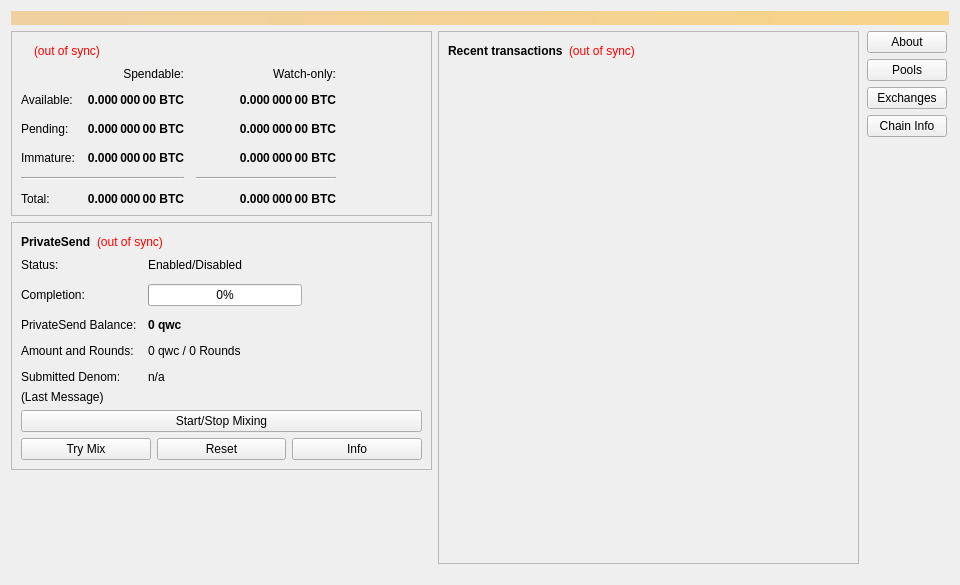
<?xml version="1.0" encoding="UTF-8"?>
<ui version="4.0">
 <class>OverviewPage</class>
 <widget class="QWidget" name="OverviewPage">
  <property name="geometry">
   <rect>
    <x>0</x>
    <y>0</y>
    <width>960</width>
    <height>585</height>
   </rect>
  </property>
  <property name="minimumSize">
   <size>
    <width>960</width>
    <height>0</height>
   </size>
  </property>
  <property name="windowTitle">
   <string>Form</string>
  </property>
  <layout class="QVBoxLayout" name="topLayout">
   <item>
    <widget class="QLabel" name="labelAlerts">
     <property name="visible">
      <bool>false</bool>
     </property>
     <property name="styleSheet">
      <string notr="true">QLabel { background-color: qlineargradient(x1: 0, y1: 0, x2: 1, y2: 0, stop:0 #F0D0A0, stop:1 #F8D488); color:#000000; }</string>
     </property>
     <property name="wordWrap">
      <bool>true</bool>
     </property>
     <property name="margin">
      <number>3</number>
     </property>
     <property name="textInteractionFlags">
      <set>Qt::TextSelectableByMouse</set>
     </property>
    </widget>
   </item>
   <item>
    <layout class="QHBoxLayout" name="horizontalLayout" stretch="1,1,0">
     <item>
      <layout class="QVBoxLayout" name="verticalLayout_2">
       <item>
        <widget class="QFrame" name="frame">
         <property name="frameShape">
          <enum>QFrame::StyledPanel</enum>
         </property>
         <property name="frameShadow">
          <enum>QFrame::Raised</enum>
         </property>
         <layout class="QVBoxLayout" name="verticalLayout_4">
          <item>
           <layout class="QHBoxLayout" name="horizontalLayout_4">
            <item>
             <widget class="QLabel" name="label_5">
              <property name="font">
               <font>
                <weight>75</weight>
                <bold>true</bold>
               </font>
              </property>
              <property name="text">
               <string/>
              </property>
             </widget>
            </item>
            <item>
             <widget class="QLabel" name="labelWalletStatus">
              <property name="toolTip">
               <string>The displayed information may be out of date. Your wallet automatically synchronizes with the qwc network after a connection is established, but this process has not completed yet.</string>
              </property>
              <property name="styleSheet">
               <string notr="true">QLabel { color: red; }</string>
              </property>
              <property name="text">
               <string notr="true">(out of sync)</string>
              </property>
              <property name="alignment">
               <set>Qt::AlignLeading|Qt::AlignLeft|Qt::AlignVCenter</set>
              </property>
             </widget>
            </item>
            <item>
             <spacer name="horizontalSpacer_3">
              <property name="orientation">
               <enum>Qt::Horizontal</enum>
              </property>
              <property name="sizeHint" stdset="0">
               <size>
                <width>40</width>
                <height>20</height>
               </size>
              </property>
             </spacer>
            </item>
           </layout>
          </item>
          <item>
           <layout class="QGridLayout" name="gridLayout">
            <property name="spacing">
             <number>12</number>
            </property>
            <item row="2" column="2">
             <widget class="QLabel" name="labelWatchPending">
              <property name="font">
               <font>
                <weight>75</weight>
                <bold>true</bold>
               </font>
              </property>
              <property name="cursor">
               <cursorShape>IBeamCursor</cursorShape>
              </property>
              <property name="toolTip">
               <string>Unconfirmed transactions to watch-only addresses</string>
              </property>
              <property name="text">
               <string notr="true">0.000 000 00 BTC</string>
              </property>
              <property name="alignment">
               <set>Qt::AlignRight|Qt::AlignTrailing|Qt::AlignVCenter</set>
              </property>
              <property name="textInteractionFlags">
               <set>Qt::LinksAccessibleByMouse|Qt::TextSelectableByKeyboard|Qt::TextSelectableByMouse</set>
              </property>
             </widget>
            </item>
            <item row="2" column="1">
             <widget class="QLabel" name="labelUnconfirmed">
              <property name="font">
               <font>
                <weight>75</weight>
                <bold>true</bold>
               </font>
              </property>
              <property name="cursor">
               <cursorShape>IBeamCursor</cursorShape>
              </property>
              <property name="toolTip">
               <string>Total of transactions that have yet to be confirmed, and do not yet count toward the spendable balance</string>
              </property>
              <property name="text">
               <string notr="true">0.000 000 00 BTC</string>
              </property>
              <property name="alignment">
               <set>Qt::AlignRight|Qt::AlignTrailing|Qt::AlignVCenter</set>
              </property>
              <property name="textInteractionFlags">
               <set>Qt::LinksAccessibleByMouse|Qt::TextSelectableByKeyboard|Qt::TextSelectableByMouse</set>
              </property>
             </widget>
            </item>
            <item row="3" column="2">
             <widget class="QLabel" name="labelWatchImmature">
              <property name="font">
               <font>
                <weight>75</weight>
                <bold>true</bold>
               </font>
              </property>
              <property name="cursor">
               <cursorShape>IBeamCursor</cursorShape>
              </property>
              <property name="toolTip">
               <string>Mined balance in watch-only addresses that has not yet matured</string>
              </property>
              <property name="text">
               <string notr="true">0.000 000 00 BTC</string>
              </property>
              <property name="alignment">
               <set>Qt::AlignRight|Qt::AlignTrailing|Qt::AlignVCenter</set>
              </property>
              <property name="textInteractionFlags">
               <set>Qt::LinksAccessibleByMouse|Qt::TextSelectableByKeyboard|Qt::TextSelectableByMouse</set>
              </property>
             </widget>
            </item>
            <item row="4" column="0" colspan="2">
             <widget class="Line" name="lineSpendableBalance">
              <property name="orientation">
               <enum>Qt::Horizontal</enum>
              </property>
             </widget>
            </item>
            <item row="4" column="2">
             <widget class="Line" name="lineWatchBalance">
              <property name="sizePolicy">
               <sizepolicy hsizetype="Preferred" vsizetype="Fixed">
                <horstretch>0</horstretch>
                <verstretch>0</verstretch>
               </sizepolicy>
              </property>
              <property name="minimumSize">
               <size>
                <width>140</width>
                <height>0</height>
               </size>
              </property>
              <property name="orientation">
               <enum>Qt::Horizontal</enum>
              </property>
             </widget>
            </item>
            <item row="5" column="0">
             <widget class="QLabel" name="labelTotalText">
              <property name="text">
               <string>Total:</string>
              </property>
             </widget>
            </item>
            <item row="3" column="1">
             <widget class="QLabel" name="labelImmature">
              <property name="font">
               <font>
                <weight>75</weight>
                <bold>true</bold>
               </font>
              </property>
              <property name="cursor">
               <cursorShape>IBeamCursor</cursorShape>
              </property>
              <property name="toolTip">
               <string>Mined balance that has not yet matured</string>
              </property>
              <property name="text">
               <string notr="true">0.000 000 00 BTC</string>
              </property>
              <property name="alignment">
               <set>Qt::AlignRight|Qt::AlignTrailing|Qt::AlignVCenter</set>
              </property>
              <property name="textInteractionFlags">
               <set>Qt::LinksAccessibleByMouse|Qt::TextSelectableByKeyboard|Qt::TextSelectableByMouse</set>
              </property>
             </widget>
            </item>
            <item row="2" column="3">
             <spacer name="horizontalSpacer_2">
              <property name="orientation">
               <enum>Qt::Horizontal</enum>
              </property>
              <property name="sizeHint" stdset="0">
               <size>
                <width>40</width>
                <height>20</height>
               </size>
              </property>
             </spacer>
            </item>
            <item row="3" column="0">
             <widget class="QLabel" name="labelImmatureText">
              <property name="text">
               <string>Immature:</string>
              </property>
             </widget>
            </item>
            <item row="5" column="1">
             <widget class="QLabel" name="labelTotal">
              <property name="font">
               <font>
                <weight>75</weight>
                <bold>true</bold>
               </font>
              </property>
              <property name="cursor">
               <cursorShape>IBeamCursor</cursorShape>
              </property>
              <property name="toolTip">
               <string>Your current total balance</string>
              </property>
              <property name="text">
               <string notr="true">0.000 000 00 BTC</string>
              </property>
              <property name="alignment">
               <set>Qt::AlignRight|Qt::AlignTrailing|Qt::AlignVCenter</set>
              </property>
              <property name="textInteractionFlags">
               <set>Qt::LinksAccessibleByMouse|Qt::TextSelectableByKeyboard|Qt::TextSelectableByMouse</set>
              </property>
             </widget>
            </item>
            <item row="5" column="2">
             <widget class="QLabel" name="labelWatchTotal">
              <property name="font">
               <font>
                <weight>75</weight>
                <bold>true</bold>
               </font>
              </property>
              <property name="cursor">
               <cursorShape>IBeamCursor</cursorShape>
              </property>
              <property name="toolTip">
               <string>Current total balance in watch-only addresses</string>
              </property>
              <property name="text">
               <string notr="true">0.000 000 00 BTC</string>
              </property>
              <property name="alignment">
               <set>Qt::AlignRight|Qt::AlignTrailing|Qt::AlignVCenter</set>
              </property>
              <property name="textInteractionFlags">
               <set>Qt::LinksAccessibleByMouse|Qt::TextSelectableByKeyboard|Qt::TextSelectableByMouse</set>
              </property>
             </widget>
            </item>
            <item row="0" column="2">
             <widget class="QLabel" name="labelWatchonly">
              <property name="text">
               <string>Watch-only:</string>
              </property>
              <property name="alignment">
               <set>Qt::AlignRight|Qt::AlignTrailing|Qt::AlignVCenter</set>
              </property>
             </widget>
            </item>
            <item row="1" column="0">
             <widget class="QLabel" name="labelBalanceText">
              <property name="text">
               <string>Available:</string>
              </property>
             </widget>
            </item>
            <item row="1" column="1">
             <widget class="QLabel" name="labelBalance">
              <property name="font">
               <font>
                <weight>75</weight>
                <bold>true</bold>
               </font>
              </property>
              <property name="cursor">
               <cursorShape>IBeamCursor</cursorShape>
              </property>
              <property name="toolTip">
               <string>Your current spendable balance</string>
              </property>
              <property name="text">
               <string notr="true">0.000 000 00 BTC</string>
              </property>
              <property name="alignment">
               <set>Qt::AlignRight|Qt::AlignTrailing|Qt::AlignVCenter</set>
              </property>
              <property name="textInteractionFlags">
               <set>Qt::LinksAccessibleByMouse|Qt::TextSelectableByKeyboard|Qt::TextSelectableByMouse</set>
              </property>
             </widget>
            </item>
            <item row="1" column="2">
             <widget class="QLabel" name="labelWatchAvailable">
              <property name="font">
               <font>
                <weight>75</weight>
                <bold>true</bold>
               </font>
              </property>
              <property name="cursor">
               <cursorShape>IBeamCursor</cursorShape>
              </property>
              <property name="toolTip">
               <string>Your current balance in watch-only addresses</string>
              </property>
              <property name="text">
               <string notr="true">0.000 000 00 BTC</string>
              </property>
              <property name="alignment">
               <set>Qt::AlignRight|Qt::AlignTrailing|Qt::AlignVCenter</set>
              </property>
              <property name="textInteractionFlags">
               <set>Qt::LinksAccessibleByMouse|Qt::TextSelectableByKeyboard|Qt::TextSelectableByMouse</set>
              </property>
             </widget>
            </item>
            <item row="2" column="0">
             <widget class="QLabel" name="labelPendingText">
              <property name="text">
               <string>Pending:</string>
              </property>
             </widget>
            </item>
            <item row="0" column="1">
             <widget class="QLabel" name="labelSpendable">
              <property name="text">
               <string>Spendable:</string>
              </property>
              <property name="alignment">
               <set>Qt::AlignRight|Qt::AlignTrailing|Qt::AlignVCenter</set>
              </property>
             </widget>
            </item>
           </layout>
          </item>
         </layout>
        </widget>
       </item>
       <item>
        <widget class="QFrame" name="framePrivateSend">
         <property name="layoutDirection">
          <enum>Qt::LeftToRight</enum>
         </property>
         <property name="frameShape">
          <enum>QFrame::StyledPanel</enum>
         </property>
         <property name="frameShadow">
          <enum>QFrame::Raised</enum>
         </property>
         <layout class="QVBoxLayout" name="VerticalLayout_PS1">
          <item>
           <layout class="QHBoxLayout" name="horizontalLayout_5">
            <item>
             <widget class="QLabel" name="labelPrivateSendHeader">
              <property name="font">
               <font>
                <weight>75</weight>
                <bold>true</bold>
               </font>
              </property>
              <property name="text">
               <string>PrivateSend</string>
              </property>
             </widget>
            </item>
            <item>
             <widget class="QLabel" name="labelPrivateSendSyncStatus">
              <property name="toolTip">
               <string>The displayed information may be out of date. Your wallet automatically synchronizes with the qwc network after a connection is established, but this process has not completed yet.</string>
              </property>
              <property name="styleSheet">
               <string notr="true">QLabel { color: red; }</string>
              </property>
              <property name="text">
               <string notr="true">(out of sync)</string>
              </property>
              <property name="alignment">
               <set>Qt::AlignLeading|Qt::AlignLeft|Qt::AlignVCenter</set>
              </property>
             </widget>
            </item>
            <item>
             <spacer name="horizontalSpacer_4">
              <property name="orientation">
               <enum>Qt::Horizontal</enum>
              </property>
              <property name="sizeHint" stdset="0">
               <size>
                <width>40</width>
                <height>20</height>
               </size>
              </property>
             </spacer>
            </item>
           </layout>
          </item>
          <item>
           <layout class="QFormLayout" name="privateSendFormLayout">
            <property name="fieldGrowthPolicy">
             <enum>QFormLayout::AllNonFixedFieldsGrow</enum>
            </property>
            <property name="horizontalSpacing">
             <number>11</number>
            </property>
            <property name="verticalSpacing">
             <number>12</number>
            </property>
            <item row="0" column="0">
             <widget class="QLabel" name="labelPrivateSendEnabledText">
              <property name="text">
               <string>Status:</string>
              </property>
             </widget>
            </item>
            <item row="0" column="1">
             <widget class="QLabel" name="labelPrivateSendEnabled">
              <property name="text">
               <string>Enabled/Disabled</string>
              </property>
             </widget>
            </item>
            <item row="1" column="0">
             <widget class="QLabel" name="labelCompletitionText">
              <property name="text">
               <string>Completion:</string>
              </property>
             </widget>
            </item>
            <item row="1" column="1">
             <widget class="QProgressBar" name="privateSendProgress">
              <property name="maximumSize">
               <size>
                <width>154</width>
                <height>16777215</height>
               </size>
              </property>
              <property name="value">
               <number>0</number>
              </property>
             </widget>
            </item>
            <item row="2" column="0">
             <widget class="QLabel" name="labelAnonymizedText">
              <property name="text">
               <string>PrivateSend Balance:</string>
              </property>
             </widget>
            </item>
            <item row="2" column="1">
             <widget class="QLabel" name="labelAnonymized">
              <property name="font">
               <font>
                <weight>75</weight>
                <bold>true</bold>
               </font>
              </property>
              <property name="text">
               <string notr="true">0 qwc</string>
              </property>
             </widget>
            </item>
            <item row="3" column="0">
             <widget class="QLabel" name="labelAmountAndRoundsText">
              <property name="text">
               <string>Amount and Rounds:</string>
              </property>
             </widget>
            </item>
            <item row="3" column="1">
             <widget class="QLabel" name="labelAmountRounds">
              <property name="text">
               <string>0 qwc / 0 Rounds</string>
              </property>
             </widget>
            </item>
            <item row="4" column="0">
             <widget class="QLabel" name="labelSubmittedDenomText">
              <property name="text">
               <string>Submitted Denom:</string>
              </property>
             </widget>
            </item>
            <item row="4" column="1">
             <widget class="QLabel" name="labelSubmittedDenom">
              <property name="toolTip">
               <string>The denominations you submitted to the Masternode.&lt;br&gt;To mix, other users must submit the exact same denominations.</string>
              </property>
              <property name="text">
               <string>n/a</string>
              </property>
             </widget>
            </item>
           </layout>
          </item>
          <item>
           <layout class="QVBoxLayout" name="VerticalLayout_PS">
            <item>
             <widget class="QLabel" name="labelPrivateSendLastMessage">
              <property name="text">
               <string>(Last Message)</string>
              </property>
              <property name="alignment">
               <set>Qt::AlignLeading|Qt::AlignLeft|Qt::AlignTop</set>
              </property>
              <property name="wordWrap">
               <bool>true</bool>
              </property>
             </widget>
            </item>
            <item>
             <widget class="QPushButton" name="togglePrivateSend">
              <property name="sizePolicy">
               <sizepolicy hsizetype="MinimumExpanding" vsizetype="Fixed">
                <horstretch>0</horstretch>
                <verstretch>0</verstretch>
               </sizepolicy>
              </property>
              <property name="text">
               <string>Start/Stop Mixing</string>
              </property>
             </widget>
            </item>
            <item>
             <layout class="QHBoxLayout" name="horizontalLayout_debugbuttons">
              <item>
               <widget class="QPushButton" name="privateSendAuto">
                <property name="sizePolicy">
                 <sizepolicy hsizetype="MinimumExpanding" vsizetype="Fixed">
                  <horstretch>0</horstretch>
                  <verstretch>0</verstretch>
                 </sizepolicy>
                </property>
                <property name="toolTip">
                 <string>Try to manually submit a PrivateSend request.</string>
                </property>
                <property name="text">
                 <string>Try Mix</string>
                </property>
               </widget>
              </item>
              <item>
               <widget class="QPushButton" name="privateSendReset">
                <property name="sizePolicy">
                 <sizepolicy hsizetype="MinimumExpanding" vsizetype="Fixed">
                  <horstretch>0</horstretch>
                  <verstretch>0</verstretch>
                 </sizepolicy>
                </property>
                <property name="toolTip">
                 <string>Reset the current status of PrivateSend (can interrupt PrivateSend if it's in the process of Mixing, which can cost you money!)</string>
                </property>
                <property name="autoFillBackground">
                 <bool>false</bool>
                </property>
                <property name="text">
                 <string>Reset</string>
                </property>
               </widget>
              </item>
              <item>
               <widget class="QPushButton" name="privateSendInfo">
                <property name="sizePolicy">
                 <sizepolicy hsizetype="MinimumExpanding" vsizetype="Fixed">
                  <horstretch>0</horstretch>
                  <verstretch>0</verstretch>
                 </sizepolicy>
                </property>
                <property name="toolTip">
                 <string>Information about PrivateSend and Mixing</string>
                </property>
                <property name="text">
                 <string>Info</string>
                </property>
               </widget>
              </item>
             </layout>
            </item>
           </layout>
          </item>
         </layout>
        </widget>
       </item>
       <item>
        <spacer name="verticalSpacer">
         <property name="orientation">
          <enum>Qt::Vertical</enum>
         </property>
         <property name="sizeHint" stdset="0">
          <size>
           <width>20</width>
           <height>40</height>
          </size>
         </property>
        </spacer>
       </item>
      </layout>
     </item>
     <item>
      <layout class="QVBoxLayout" name="verticalLayout_3">
       <item>
        <widget class="QFrame" name="frame_2">
         <property name="frameShape">
          <enum>QFrame::StyledPanel</enum>
         </property>
         <property name="frameShadow">
          <enum>QFrame::Raised</enum>
         </property>
         <layout class="QVBoxLayout" name="verticalLayout">
          <item>
           <layout class="QHBoxLayout" name="horizontalLayout_2">
            <item>
             <widget class="QLabel" name="label_4">
              <property name="font">
               <font>
                <weight>75</weight>
                <bold>true</bold>
               </font>
              </property>
              <property name="text">
               <string>Recent transactions</string>
              </property>
             </widget>
            </item>
            <item>
             <widget class="QLabel" name="labelTransactionsStatus">
              <property name="toolTip">
               <string>The displayed information may be out of date. Your wallet automatically synchronizes with the qwc network after a connection is established, but this process has not completed yet.</string>
              </property>
              <property name="styleSheet">
               <string notr="true">QLabel { color: red; }</string>
              </property>
              <property name="text">
               <string notr="true">(out of sync)</string>
              </property>
              <property name="alignment">
               <set>Qt::AlignLeading|Qt::AlignLeft|Qt::AlignVCenter</set>
              </property>
             </widget>
            </item>
            <item>
             <spacer name="horizontalSpacer">
              <property name="orientation">
               <enum>Qt::Horizontal</enum>
              </property>
              <property name="sizeHint" stdset="0">
               <size>
                <width>40</width>
                <height>20</height>
               </size>
              </property>
             </spacer>
            </item>
           </layout>
          </item>
          <item>
           <widget class="QListView" name="listTransactions">
            <property name="styleSheet">
             <string notr="true">QListView { background: transparent; }</string>
            </property>
            <property name="frameShape">
             <enum>QFrame::NoFrame</enum>
            </property>
            <property name="verticalScrollBarPolicy">
             <enum>Qt::ScrollBarAlwaysOff</enum>
            </property>
            <property name="horizontalScrollBarPolicy">
             <enum>Qt::ScrollBarAlwaysOff</enum>
            </property>
            <property name="selectionMode">
             <enum>QAbstractItemView::NoSelection</enum>
            </property>
           </widget>
          </item>
          <item>
           <spacer name="verticalSpacer_2">
            <property name="orientation">
             <enum>Qt::Vertical</enum>
            </property>
            <property name="sizeHint" stdset="0">
             <size>
              <width>20</width>
              <height>40</height>
             </size>
            </property>
           </spacer>
          </item>
         </layout>
        </widget>
       </item>
       <item>
        <layout class="QHBoxLayout" name="horizontalLayout_3">
         <property name="topMargin">
          <number>5</number>
         </property>
         <property name="bottomMargin">
          <number>5</number>
         </property>
        </layout>
       </item>
      </layout>
     </item>
     <item>
      <layout class="QVBoxLayout" name="verticalLayout_5">
       <property name="spacing">
        <number>6</number>
       </property>
       <property name="leftMargin">
        <number>2</number>
       </property>
       <property name="rightMargin">
        <number>2</number>
       </property>
       <item>
        <widget class="QPushButton" name="btninfoabout">
         <property name="toolTip">
          <string>&lt;html&gt;&lt;head/&gt;&lt;body&gt;&lt;p align=&quot;center&quot;&gt;&lt;br/&gt;&lt;/p&gt;&lt;p align=&quot;center&quot;&gt;&lt;img src=&quot;:/icons/crownium/tx_inout&quot;/&gt;&lt;/p&gt;&lt;p align=&quot;center&quot;&gt;&lt;span style=&quot; font-size:9pt;&quot;&gt;qwc Coin was created to help restore the balance to&lt;br/&gt;ecosystems around the world that reptiles and amphibians&lt;br/&gt;call home. As a future 501c3 non-profit charitable&lt;br/&gt;organization, qwc Coin leverages the power of&lt;br/&gt;blockchain, cryptocurrency and masternodes to help&lt;br/&gt;generate the funding these habitats desperately need. &lt;br/&gt;&lt;br/&gt;qwc Coin will be accepted by animal rescues to fund the&lt;br/&gt;medical care and adoption fees required to give our qwc&lt;br/&gt;based friends new homes and a chance! We are are a&lt;br/&gt;small team taking a steady pace to build the right network&lt;br/&gt;and partners to slowly but surely chip away of the&lt;br/&gt;overwhelming cost and effort associated with ecosystem&lt;br/&gt;homeostasis.&lt;/span&gt;&lt;/p&gt;&lt;/body&gt;&lt;/html&gt;</string>
         </property>
         <property name="text">
          <string>About</string>
         </property>
        </widget>
       </item>
       <item>
        <widget class="QPushButton" name="btninfopools">
         <property name="toolTip">
          <string>&lt;html&gt;&lt;head/&gt;&lt;body&gt;&lt;p align=&quot;center&quot;&gt;&lt;br/&gt;&lt;img src=&quot;:/icons/trad/tx_mined&quot; width=&quot;48&quot; height=&quot;48&quot;/&gt;&lt;/p&gt;&lt;p align=&quot;center&quot;&gt;&lt;span style=&quot; font-size:10pt; font-weight:600;&quot;&gt;Official qwc Pool: &lt;/span&gt;&lt;span style=&quot; font-size:10pt;&quot;&gt;https://pool.qwccoin.tech:8080&lt;/span&gt;&lt;span style=&quot; font-size:10pt;&quot;&gt;&lt;br/&gt;&lt;/span&gt;&lt;span style=&quot; font-size:10pt; font-weight:600;&quot;&gt;GPUHot:&lt;/span&gt;&lt;span style=&quot; font-size:10pt;&quot;&gt; https://gpuhot.com/ &lt;br/&gt;&lt;/span&gt;&lt;span style=&quot; font-size:10pt; font-weight:600;&quot;&gt;Zwembad:&lt;/span&gt;&lt;span style=&quot; font-size:10pt;&quot;&gt; http://zwembad.zapto.org/ &lt;br/&gt;&lt;/span&gt;&lt;span style=&quot; font-size:10pt; font-weight:600;&quot;&gt;RPlant:&lt;/span&gt;&lt;span style=&quot; font-size:10pt;&quot;&gt; https://pool.rplant.xyz/ &lt;br/&gt;&lt;/span&gt;&lt;span style=&quot; font-size:10pt; font-weight:600;&quot;&gt;Miner World:&lt;/span&gt;&lt;span style=&quot; font-size:10pt;&quot;&gt; https://miner-world.com &lt;br/&gt;&lt;/span&gt;&lt;span style=&quot; font-size:10pt; font-weight:600;&quot;&gt;Block Miner:&lt;/span&gt;&lt;span style=&quot; font-size:10pt;&quot;&gt; http://blockminer.me &lt;/span&gt;&lt;/p&gt;&lt;p&gt;&lt;br/&gt;&lt;/p&gt;&lt;/body&gt;&lt;/html&gt;</string>
         </property>
         <property name="text">
          <string>Pools</string>
         </property>
        </widget>
       </item>
       <item>
        <widget class="QPushButton" name="btninfoexchanges">
         <property name="toolTip">
          <string>&lt;html&gt;&lt;head/&gt;&lt;body&gt;&lt;p align=&quot;center&quot;&gt;&lt;img src=&quot;:/icons/drkblue/tx_output&quot;/&gt;&lt;/p&gt;&lt;p align=&quot;center&quot;&gt;&lt;span style=&quot; font-size:10pt; font-weight:600;&quot;&gt;Altmarkets:&lt;/span&gt;&lt;span style=&quot; font-size:10pt;&quot;&gt; https://altmarkets.io &lt;br/&gt;&lt;/span&gt;&lt;span style=&quot; font-size:10pt; font-weight:600;&quot;&gt;Ex4ange:&lt;/span&gt;&lt;span style=&quot; font-size:10pt;&quot;&gt; https://ex4ange.org &lt;br/&gt;&lt;/span&gt;&lt;span style=&quot; font-size:10pt; font-weight:600;&quot;&gt;Zeon Exchange:&lt;/span&gt;&lt;span style=&quot; font-size:10pt;&quot;&gt; https://exchange.zeonhexalgo.fun &lt;/span&gt;&lt;/p&gt;&lt;/body&gt;&lt;/html&gt;</string>
         </property>
         <property name="text">
          <string>Exchanges</string>
         </property>
        </widget>
       </item>
       <item>
        <widget class="QPushButton" name="btninfochain">
         <property name="toolTip">
          <string>&lt;html&gt;&lt;head/&gt;&lt;body&gt;&lt;p align=&quot;center&quot;&gt;&lt;img src=&quot;:/icons/drkblue/about&quot;/&gt;&lt;/p&gt;&lt;p align=&quot;center&quot;&gt;&lt;span style=&quot; font-size:10pt; font-weight:600;&quot;&gt;Type:&lt;/span&gt;&lt;span style=&quot; font-size:10pt;&quot;&gt; POW/Masternodes &lt;br/&gt;&lt;/span&gt;&lt;span style=&quot; font-size:10pt; font-weight:600;&quot;&gt;Algo:&lt;/span&gt;&lt;span style=&quot; font-size:10pt;&quot;&gt; YesPower &lt;br/&gt;&lt;/span&gt;&lt;span style=&quot; font-size:10pt; font-weight:600;&quot;&gt;Block Time:&lt;/span&gt;&lt;span style=&quot; font-size:10pt;&quot;&gt; 110 Seconds &lt;br/&gt;&lt;/span&gt;&lt;span style=&quot; font-size:10pt; font-weight:600;&quot;&gt;Block Size:&lt;/span&gt;&lt;span style=&quot; font-size:10pt;&quot;&gt; 1mb &lt;br/&gt;&lt;/span&gt;&lt;span style=&quot; font-size:10pt; font-weight:600;&quot;&gt;Max Supply:&lt;/span&gt;&lt;span style=&quot; font-size:10pt;&quot;&gt; 40 mil &lt;br/&gt;&lt;/span&gt;&lt;span style=&quot; font-size:10pt; font-weight:600;&quot;&gt;Transaction Maturity:&lt;/span&gt;&lt;span style=&quot; font-size:10pt;&quot;&gt; 6 Confirmation &lt;br/&gt;&lt;/span&gt;&lt;span style=&quot; font-size:10pt; font-weight:600;&quot;&gt;Mined Block Maturity:&lt;/span&gt;&lt;span style=&quot; font-size:10pt;&quot;&gt; 101 confirmations &lt;br/&gt;&lt;/span&gt;&lt;span style=&quot; font-size:10pt; font-weight:600;&quot;&gt;Masternode Collateral:&lt;/span&gt;&lt;span style=&quot; font-size:10pt;&quot;&gt; 20,000 qwc &lt;/span&gt;&lt;/p&gt;&lt;/body&gt;&lt;/html&gt;</string>
         </property>
         <property name="text">
          <string>Chain Info</string>
         </property>
        </widget>
       </item>
       <item>
        <spacer name="verticalSpacer_4">
         <property name="orientation">
          <enum>Qt::Vertical</enum>
         </property>
         <property name="sizeHint" stdset="0">
          <size>
           <width>20</width>
           <height>40</height>
          </size>
         </property>
        </spacer>
       </item>
      </layout>
     </item>
    </layout>
   </item>
  </layout>
 </widget>
 <resources>
  <include location="../qwc.qrc"/>
 </resources>
 <connections/>
</ui>
